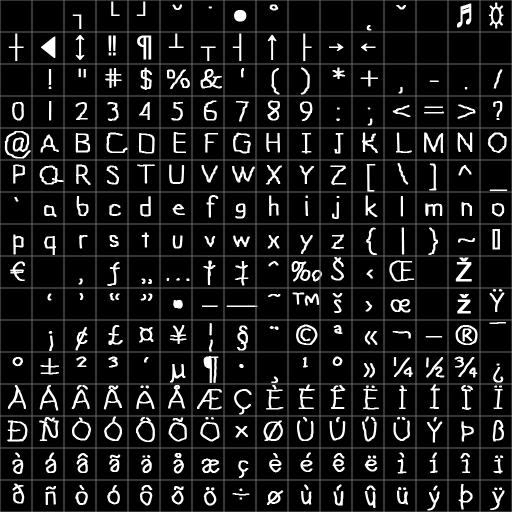
#> input picture font.png, 512 x 512 px
$ python helper.py
#> lines starting #> are read from the running program, lines starting #| are printed output that depends on the picture
from PIL import Image
im = Image.open('font.png', 'r')
#> im is the input picture: PIL image 512x512 RGB; min 0, max 255, mean 26.5
pix_val = list(im.getdata())
#> pix_val = 262144 items
pix_val_flat = [x for sets in pix_val for x in sets]
#> pix_val_flat = 786432 items
w, h = im.size
#> w = 512; h = 512
for i in range(len(pix_val)):
    pix_val[i] = int(round(sum(pix_val[i]) / float(len(pix_val[i]))))
import numpy as np
pix_val = np.array(pix_val)
pix_val = pix_val.reshape(512, 512)
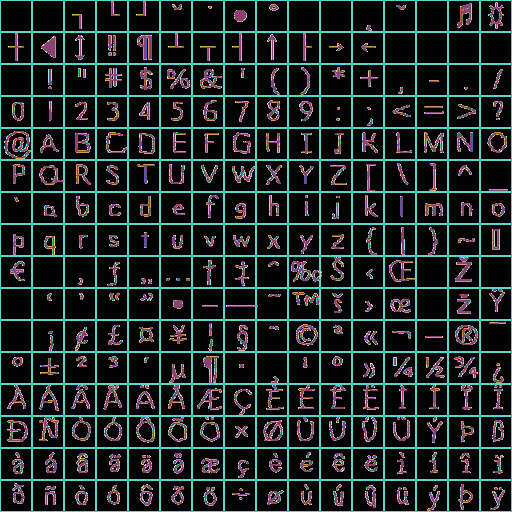
#> pix_val: shape (512, 512) int64; 90 distinct labels, from 0 to 255; one colour per label, 0 black
np.savetxt("font.txt", pix_val, delimiter=" ")
